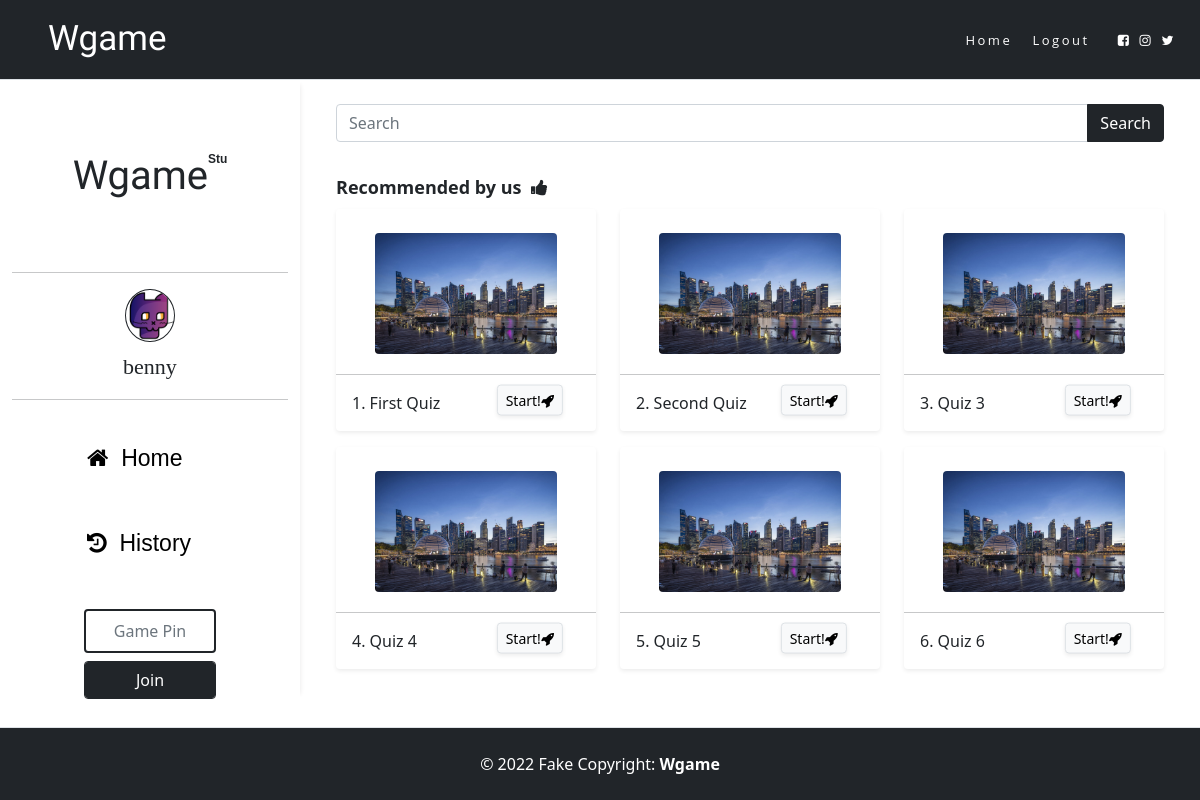
Screenshot of /stuhome (signed in) with the database file from the repository.
### app/models.py (models this page shows, shortened)
class User(UserMixin, db.Model):
    id = db.Column(db.Integer, primary_key=True)
    username = db.Column(db.String(64), index=True, unique=True)
    email = db.Column(db.String(120), index=True, unique=True)
    password_hash = db.Column(db.String(128))
    is_teacher=db.Column(db.Boolean)
    student_history = db.relationship('StudentHistory', backref="user")

class Quiz(UserMixin, db.Model):
    id = db.Column(db.Integer, primary_key=True)
    desc = db.Column(db.String(120), index=True)
    questions = db.relationship('Question', backref='quiz')
    student_history = db.relationship('StudentHistory', backref="quiz")

### app/routes.py (the view)
@app.route('/stuhome', methods=['GET', 'POST'])
@login_required
def student_home():
    quiz=Quiz.query.all()
    if request.method == 'POST':
        print(request.form.get('pin'))
        q=request.form.get('pin')[0]
        pin=request.form.get('pin')[1:]
        next_page = url_for('pin_waiting', pin=pin, quiz=q)
        return redirect(next_page)
    else:
        return render_template('student_home.html', title='student_home', quiz=quiz)

### app/models.py (called while the page is built)
@login.user_loader
def load_user(id):
    return User.query.get(int(id))

### app/templates/student_home.html
{% extends "student_base.html" %}
{% block content %}
        <div class="input-group p-4">
          <input type="text" class="form-control" placeholder="Search">
          <span class="btn btn-dark" id="search_bar">Search</span>
        </div>
        <div class="container col pt-2 " style="font-size: large;"><strong>Recommended by us&nbsp;&nbsp;<i class="fa fa-thumbs-up"></i></strong></div>
        <div class="container col ">
           <div class="row">
            {% for q in quiz %}
            <div class="col-md-4 my-2 ">
              <div class = " position-relative shadow-sm rounded">
                <div class =" text-center py-1 pt-4 clear">
                   <img src="static\images\singapore.JPG" class="mx-auto d-block rounded-2" style="width:70%">
                </div>
                <hr/>
                <div class ="text-start rounded pb-3 ps-3 " >
                  {{ q.id }}. {{ q.desc }} </div>
                  <span class="position-absolute  bottom-0 end-0  mt-1  translate-middle rounded-circle">
                    <a href="{{ url_for('student', quiz=q.id) }}"><button type="button" class="btn btn-light start_quiz border  shadow-sm btn-sm rounded">Start!<i class="fa fa-rocket test" ></i></button></a>
                  </span>
               </div>
             </div>
             {% endfor %}
           </div>
        </div>
{% endblock content %}

### app/templates/student_base.html
{% extends "base.html" %}
{% block header %}
<body>
  <div class="container-fluid  ">
    <div class= "row">
      <div class="col-md-3 text-center " style="box-shadow: 5px 0 5px -5px rgb(232, 231, 231);" >
        <div class="col">
          <div class="p-5"> <h1 class="pt-4 title" style="font-family: Freckle Face">Wgame<sup>Stu</sup></h1></div>
          <hr/>
          <div class=" text-center "><img src="static\images\cat.png" class="rounded-circle border border-dark " style="width: 50px;height: auto">
                                                                   <div class="pt-2" style="font-size:22px; font-family: 'Trebuchet MS'">{{ current_user.username }}</div>
          </div>
          <hr/>
          <div class=" topnav">
          <div class="p-3 mt-4 div-centered"><a href="{{ url_for('student_home') }}"><button class="navstu"><i class="fa fa-home " style="font-size: 23px;"></i> &nbsp;Home</button></a></div>
          <div class="p-3 mt-3 div-centered"><a href="{{ url_for('student_history') }}"><button class=" navstu"><i class="fa fa-history " style="font-size: 23px;"></i> &nbsp;History</button></a></div>
          <div class="px-4 pt-2">
          <form method="post">
          <div class="  pt-4 px-5">
            <input type="text" class="border border-dark border-2 rounded py-2 form-control text-center" placeholder="Game Pin" id="pin" name="pin" required>
          </div>
            <div class="pt-2 px-5">
            <button class="btn btn-dark px-5  form-control" type="submit"> Join </button>
            </div>
            </form>
            </div>
          </div>
        </div>
      </div>
      <div class=" col-md-9  border-bottom-0 border-top-0">
        {% block content %}
        {% endblock content %}
      </div>
    </div>
  </div>
</body>
{% endblock header %}

### app/templates/base.html (shortened to what this page needs)
<!DOCTYPE html>
<html lang="en">
    <head>
        <link href="https://cdn.jsdelivr.net/npm/bootstrap@5.1.3/dist/css/bootstrap.min.css" rel="stylesheet">
        <link rel="stylesheet" href="{{ url_for('static',filename='styles/stylesheet.css') }}">
        <link rel="stylesheet" href="https://cdnjs.cloudflare.com/ajax/libs/font-awesome/4.7.0/css/font-awesome.min.css">
    </head>
    <body body class="d-flex flex-column min-vh-100">
        <nav class="navbar  bg-dark border-bottom" >
            <div class="container-fluid ps-5 pe-4 ">
                        <a class=" navbar-brand" href="{{ url_for('index') }}">Wgame</a>
                <ul class="nav navbar-nav">
                    <li class="nav-item">
                        <a class="pe-3" href="{{ url_for('index') }}">Home</a>
                        {% if current_user.is_anonymous %}
                        <a href="signin">Login</a>
                        {% else %}
                        <a href="{{ url_for('logout') }}">Logout</a>
                        {% endif %}
                        <a href="https://www.facebook.com/jcu.singapore.fanpage/" target="_blank"><i class="fa fa-facebook-square ps-4"></i></a>
                        <a href="https://www.instagram.com/jcusingapore/?hl=en" target="_blank"><i class="fa fa-instagram ps-1 "></i></a>
                        <a href="https://twitter.com/jcu_singapore?lang=en" target="_blank"><i class="fa fa-twitter ps-1"></i></a>
                    </li>
                </ul>
            </div>
        </nav>
        {% block header %}
        {% endblock header %}
        <br/>
          <footer class=" mt-auto text-center " style="width: 100%;">
            <div class=" py-4  bg-dark border-top"  style="color:white">
               © 2022 Fake Copyright: <strong>Wgame</strong>
            </div>
          </footer>
    </body>
</html>

### app/static/styles/stylesheet.css (style rules this page uses)
.title sup { font-family: 'Arial'; font-size: 12px; font-weight: 700; vertical-align: top; top: 0.6em; }
.navstu { font-family: sans-serif, Geneva, Tahoma, sans-serif; font-size: 23px; outline: none; border:none; background-color: white; }
.div-centered { text-align: left; margin: auto; width: 170px; }
.navbar-brand { font-size:35px; font-family: Freckle Face; color:white; text-decoration: none; }
.nav-item a { text-decoration: none; color:white;font-family: 'Open Sans', sans-serif; font-size: small; letter-spacing: 2.5px; }

### rows the page displays
User: username "benny"
Quiz: id "1", desc "First Quiz"
Quiz: id "2", desc "Second Quiz"
Quiz: id "3", desc "Quiz 3"
Quiz: id "4", desc "Quiz 4"
Quiz: id "5", desc "Quiz 5"
Quiz: id "6", desc "Quiz 6"
